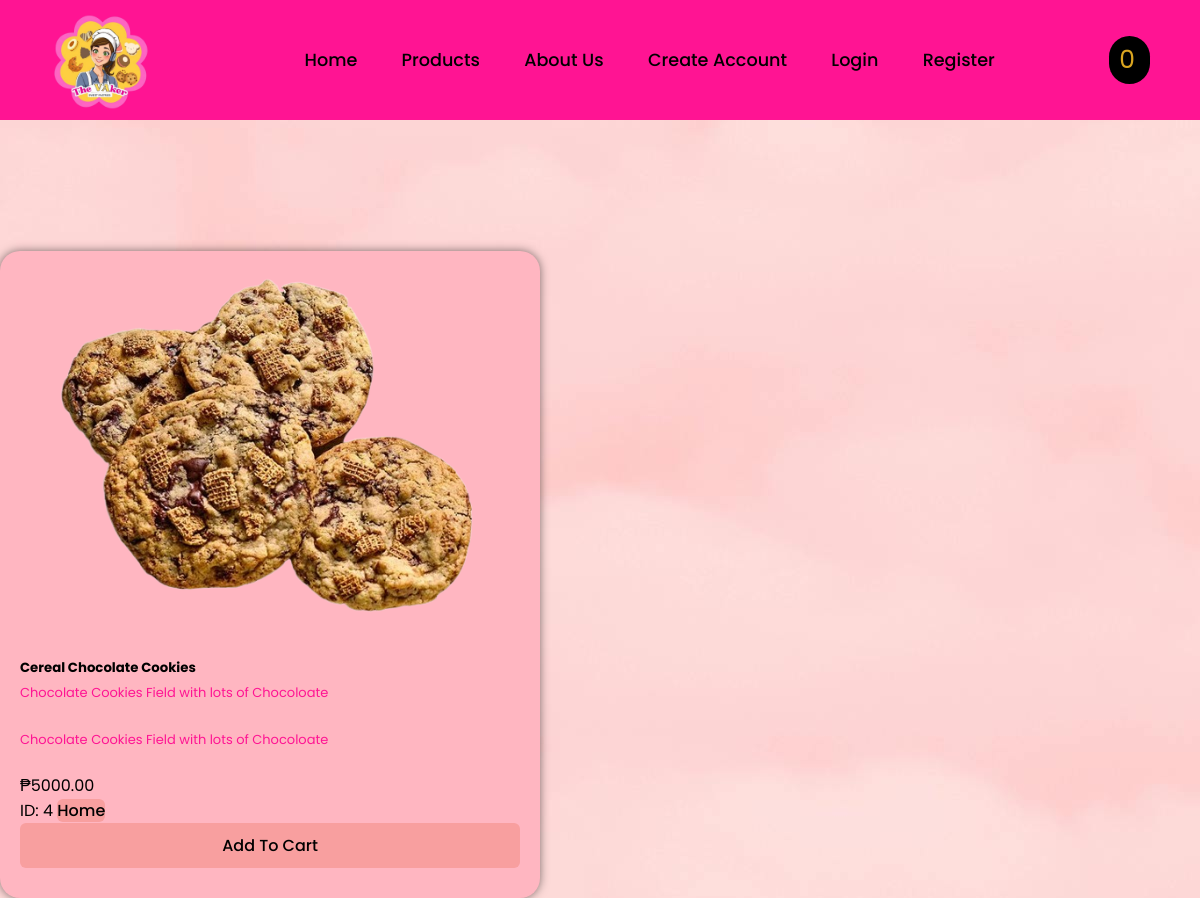
The app's page /product/4 with its own data.
### app/models.py (models this page shows, shortened)
class Product(models.Model):
    productName = models.CharField(max_length=50)
    productDesc = models.CharField(max_length=250, default='', blank=True, null=True)
    productPrice = models.DecimalField(default=0, max_digits=10, decimal_places=2)
    category = models.ForeignKey(Category, on_delete=models.CASCADE, default=1)
    image = models.ImageField(upload_to= 'uploads/product/')

### app/views.py (the view)
# urls.py: path('product/<int:pk>', views.product, name= 'product'),
def product(request,pk):
    product = Product.objects.get(id=pk)
    return render(request, 'app/product.html', {'product': product})

### cart/cart.py (called while the page is built)
    def __len__(self):
      return len(self.cart)

### cart/context_processors.py (called while the page is built)
def cart(request):
	return {'cart': Cart(request)}

### app/templates/app/product.html (shortened to what this page needs)
{% extends 'app/base.html' %}
{% load static %}
{% block content %}
    <nav class="nav-list">
        <a href="{% url 'home' %}">Home</a>
            <a href="{% url 'item' %}">Products</a>
            <a href="{% url 'about' %}">About Us</a>
            <a href="{% url 'Customer_Create' %}">Create Account</a>
             {% if user.is_authenticated %}
           <a href="{% url 'logout' %}">Logout</a>
        {% else %}
            <a href="{% url 'login' %}">Login</a>
            <a href="{% url 'register' %}">Register</a>
        {% endif %}
    </nav>
{% include 'app/navbar.html' %}
  <div class="">
      <br><br><br><br><br><br><br><br><br>
        <div class="card mb-3" style="max-width: 540px;">
            <div class="row g-0">
                <div class="col-md-4">
                    <img src="{{product.image.url}}" class="img-fluid rounded-start" alt="...">
                </div>
            <div class="col-md-8">
                <div class="card-body">
                 <h5 class="card-title">{{ product.productName }}</h5>
                <p class="card-text">{{ product.productDesc }}</p>
                    <p class="card-text">{{ product.productDesc }}</p>
                                    ₱{{product.productPrice}}
                    <br/>ID: {{product.id}}
                <a href="{% url 'home' %}" class="btn btn-secondary">Home</a>
                  <button type="button" class="btn btn-secondary" id="add-cart" value="{{product.id}}">Add To Cart</button>
            </div>
            </div>
        </div>
        </div>
    </div>
{% endblock content %}

### static/css/main.css (style rules this page uses)
* { box-sizing: border-box; margin: 0; padding: 0; scroll-behavior: smooth; list-style: none; text-decoration: none; font-family: 'Poppins', sans-serif; }
.nav-list a { position: relative; font-size: 1.1em; color: black; text-decoration: none; font-weight:500; margin-left: 40px; }
.nav-list a::after { content: ''; position: absolute; left: 0; bottom:-6px; width: 100%; height:3px; background: white; border-radius: 5px; transform: scaleX(0); transition: transform .5s; }
.row { position: relative; padding: 10px 20px 30px; background: lightpink; border-radius: 20px; box-shadow: 0 0 10px rgba(0, 0, 0, .5); }
.row img { width: 100%; height: auto; padding: 0px 20px 20px; transition: transform .5s ease; cursor: pointer; }
.row p { color: deeppink; font-size: 13px; line-height: 30px; margin-bottom: 1.1rem; }
.btn { width: 100%; height: 45px; background: #f89f9f; border: none; outline: none; border-radius: 6px; cursor: pointer; font-size: 1em; color: black; font-weight: 500; }
.card { border-radius: 12px; }
button { border-radius: 6px !important; }
a { text-decoration: none; color: #007bff; }

### records on screen
Product: image (picture), productName "Cereal Chocolate Cookies", productDesc "Chocolate Cookies Field with lots of Chocoloate", productPrice "5000.00", id "4"

### other values on screen
{{ cart|length }} "0"
